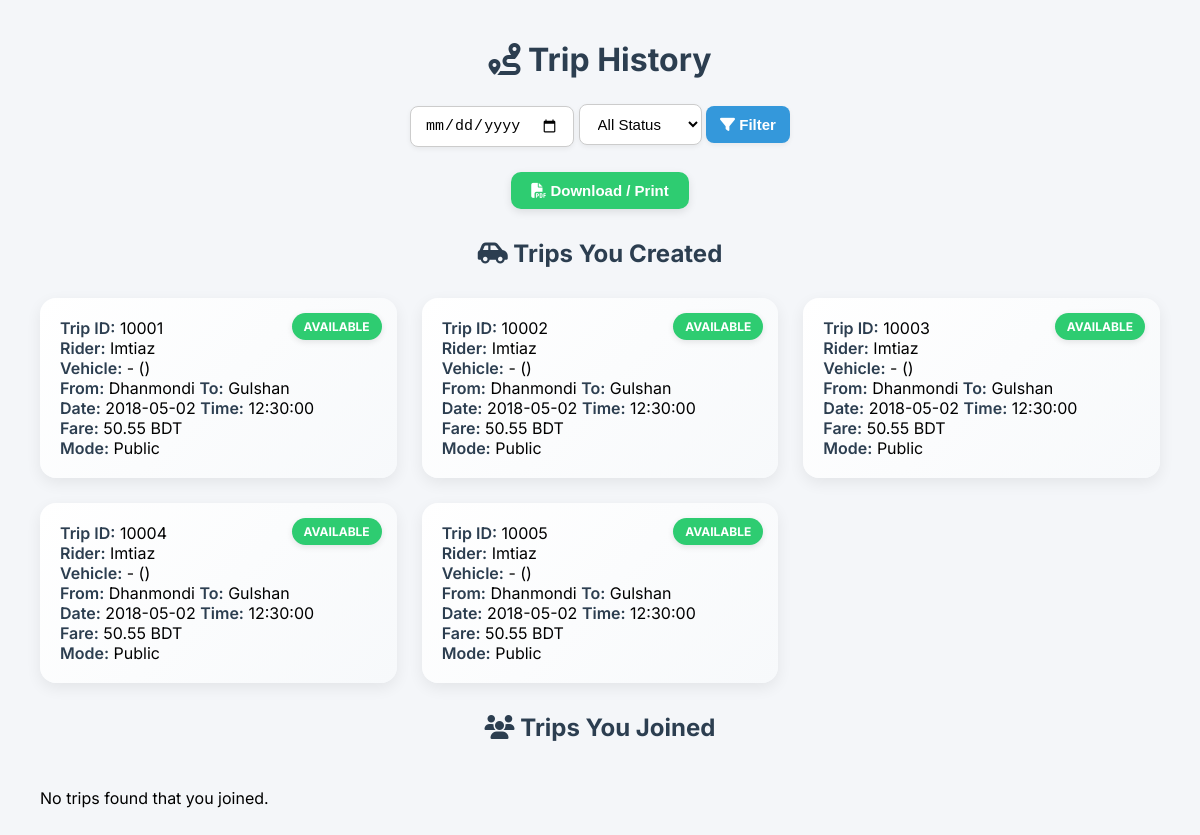
Page /backend/trip_history.php (signed in) on the earlier database version.
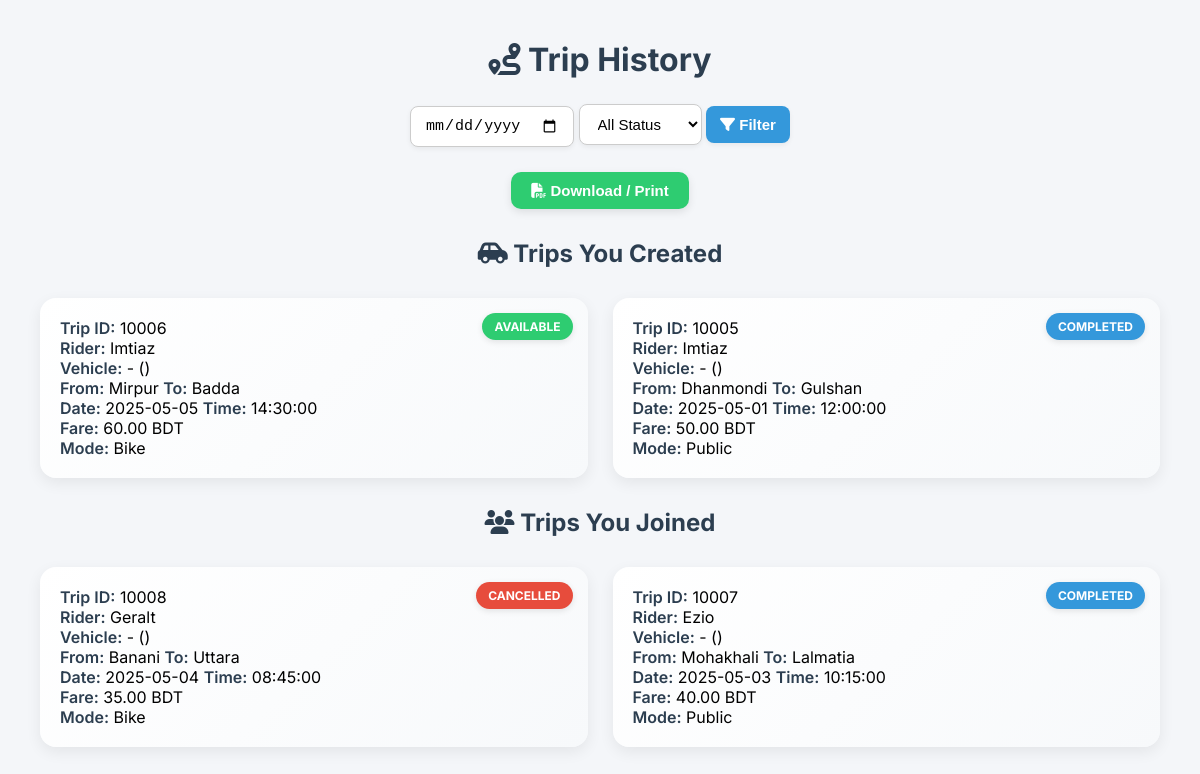
Same page on the later database version.
### tables this page shows
CREATE TABLE Trips (
    Trip_ID INT PRIMARY KEY AUTO_INCREMENT,
    Student_ID VARCHAR(20),
    where_loc VARCHAR(50),
    Capacity INT,
    Time TIME,
    Date DATE,
    Fare DECIMAL(5,2),
    Meet_up_location VARCHAR(100),
    Mode_of_Commute VARCHAR(30),
    trip_status VARCHAR(30),
    to_loc VARCHAR(50),
    Used_capacity INT,
    FOREIGN KEY (Student_ID) REFERENCES User(Student_ID) ON DELETE SET NULL,
    FOREIGN KEY (where_loc) REFERENCES Locations(area_locations) ON DELETE SET NULL,
    FOREIGN KEY (to_loc) REFERENCES Locations(area_locations) ON DELETE SET NULL
)AUTO_INCREMENT=10001;

CREATE TABLE User (
    Student_ID VARCHAR(20) PRIMARY KEY,
    Name VARCHAR(100) NOT NULL,
    Gsuite_Email VARCHAR(100) UNIQUE NOT NULL,
    Scanned_ID VARCHAR(255),
    Semester VARCHAR(20),
    Department VARCHAR(50),
    Thana VARCHAR(50),
    Phone_Number VARCHAR(15),  
    Password VARCHAR(100) NOT NULL,
    Address VARCHAR(255),      
    Gender VARCHAR(10)        
);

### backend/trip_history.php (the view, shortened to what this page needs)
<?php
include 'db_connection.php';
$loggedInID = $_SESSION["User_ID"];
$dateFilter = mysqli_real_escape_string($conn, $_GET['date'] ?? '');
$filterSQL = "";
$ownTripsQuery = "
    SELECT t.*, u.Name, pv.Vehicle_Type, pv.Model_Name, pv.Vehicle_Number
    FROM Trips t
    LEFT JOIN User u ON t.Student_ID = u.Student_ID
    LEFT JOIN Private_Vehicle pv ON pv.Owner_ID = t.Student_ID
    WHERE t.Student_ID = '$loggedInID' $filterSQL
    ORDER BY t.Date DESC, t.Time DESC
";
$joinedTripsQuery = "
    SELECT t.*, u.Name, pv.Vehicle_Type, pv.Model_Name, pv.Vehicle_Number
    FROM Trips t
    JOIN Trip_Joiners tj ON t.Trip_ID = tj.Trip_ID
    LEFT JOIN User u ON t.Student_ID = u.Student_ID
    LEFT JOIN Private_Vehicle pv ON pv.Owner_ID = t.Student_ID
    WHERE tj.Student_ID = '$loggedInID' $filterSQL
    ORDER BY t.Date DESC, t.Time DESC
";
$ownTripsResult = mysqli_query($conn, $ownTripsQuery);
$joinedTripsResult = mysqli_query($conn, $joinedTripsQuery);
?>
<!DOCTYPE html>
<html lang="en">
<head>
    <link rel="stylesheet" href="css/trip_history.css">
    <link rel="stylesheet" href="https://cdnjs.cloudflare.com/ajax/libs/font-awesome/6.5.0/css/all.min.css">
</head>
<body>
<h1><i class="fas fa-route"></i> Trip History</h1>
<div class="filters">
    <form method="get">
        <input type="date" name="date" value="<?= htmlspecialchars($dateFilter) ?>">
        <select name="status">
            <option value="">All Status</option>
        </select>
        <button type="submit"><i class="fas fa-filter"></i> Filter</button>
    </form>
</div>
<div class="button-group">
    <button onclick="window.print()" class="print-btn"><i class="fas fa-file-pdf"></i> Download / Print</button>
</div>
<h2><i class="fas fa-car-side"></i> Trips You Created</h2>
<div class="history-container">
    <?php if (mysqli_num_rows($ownTripsResult) === 0) { ?>
        <p>No trips found that you created.</p>
    <?php } else {
        while ($trip = mysqli_fetch_assoc($ownTripsResult)) { ?>
            <div class="history-card">
                <div class="badge <?= $trip['trip_status'] ?>"><?= $trip['trip_status'] ?></div>
                <strong>Trip ID:</strong> <?= $trip['Trip_ID'] ?><br>
                <strong>Rider:</strong> <?= $trip['Name'] ?><br>
                <strong>Vehicle:</strong> <?= $trip['Vehicle_Type'] ?> - <?= $trip['Model_Name'] ?> (<?= $trip['Vehicle_Number'] ?>)<br>
                <strong>From:</strong> <?= $trip['where_loc'] ?> <strong>To:</strong> <?= $trip['to_loc'] ?><br>
                <strong>Date:</strong> <?= $trip['Date'] ?> <strong>Time:</strong> <?= $trip['Time'] ?><br>
                <strong>Fare:</strong> <?= $trip['Fare'] ?> BDT<br>
                <strong>Mode:</strong> <?= $trip['Mode_of_Commute'] ?><br>
            </div>
    <?php } } ?>
</div>
<h2><i class="fas fa-users"></i> Trips You Joined</h2>
<div class="history-container">
    <?php if (mysqli_num_rows($joinedTripsResult) === 0) { ?>
        <p>No trips found that you joined.</p>
    <?php } else {
        while ($trip = mysqli_fetch_assoc($joinedTripsResult)) { ?>
            <div class="history-card">
                <div class="badge <?= $trip['trip_status'] ?>"><?= $trip['trip_status'] ?></div>
                <strong>Trip ID:</strong> <?= $trip['Trip_ID'] ?><br>
                <strong>Rider:</strong> <?= $trip['Name'] ?><br>
                <strong>Vehicle:</strong> <?= $trip['Vehicle_Type'] ?> - <?= $trip['Model_Name'] ?> (<?= $trip['Vehicle_Number'] ?>)<br>
                <strong>From:</strong> <?= $trip['where_loc'] ?> <strong>To:</strong> <?= $trip['to_loc'] ?><br>
                <strong>Date:</strong> <?= $trip['Date'] ?> <strong>Time:</strong> <?= $trip['Time'] ?><br>
                <strong>Fare:</strong> <?= $trip['Fare'] ?> BDT<br>
                <strong>Mode:</strong> <?= $trip['Mode_of_Commute'] ?><br>
            </div>
    <?php } } ?>
</div>
</body>
</html>

Differences in the rows shown:
no longer on this page (row edited): trips: trip_status "AVAILABLE", Trip_ID "10001", Student_ID.Name "Imtiaz", where_loc "Dhanmondi", to_loc "Gulshan", Date "2018-05-02", Time "12:30:00", Fare "50.55", Mode_of_Commute "Public", shown under "Trips You Created"
no longer on this page (row edited): trips: trip_status "AVAILABLE", Trip_ID "10002", Student_ID.Name "Imtiaz", where_loc "Dhanmondi", to_loc "Gulshan", Date "2018-05-02", Time "12:30:00", Fare "50.55", Mode_of_Commute "Public", shown under "Trips You Created"
no longer on this page (row edited): trips: trip_status "AVAILABLE", Trip_ID "10003", Student_ID.Name "Imtiaz", where_loc "Dhanmondi", to_loc "Gulshan", Date "2018-05-02", Time "12:30:00", Fare "50.55", Mode_of_Commute "Public", shown under "Trips You Created"
no longer on this page (row edited): trips: trip_status "AVAILABLE", Trip_ID "10004", Student_ID.Name "Imtiaz", where_loc "Dhanmondi", to_loc "Gulshan", Date "2018-05-02", Time "12:30:00", Fare "50.55", Mode_of_Commute "Public", shown under "Trips You Created"
now on this page (row edited): trips: trip_status "AVAILABLE", Trip_ID "10006", Student_ID.Name "Imtiaz", where_loc "Mirpur", to_loc "Badda", Date "2025-05-05", Time "14:30:00", Fare "60.00", Mode_of_Commute "Bike", shown under "Trips You Created"
changed trips "Dhanmondi": trip_status "AVAILABLE" → "COMPLETED"; Date "2018-05-02" → "2025-05-01"; Time "12:30:00" → "12:00:00"; Fare "50.55" → "50.00"
now on this page (row edited): trips: trip_status "CANCELLED", Trip_ID "10008", Student_ID.Name "Geralt", where_loc "Banani", to_loc "Uttara", Date "2025-05-04", Time "08:45:00", Fare "35.00", Mode_of_Commute "Bike", shown under "Trips You Joined"
now on this page (row edited): trips: trip_status "COMPLETED", Trip_ID "10007", Student_ID.Name "Ezio", where_loc "Mohakhali", to_loc "Lalmatia", Date "2025-05-03", Time "10:15:00", Fare "40.00", Mode_of_Commute "Public", shown under "Trips You Joined"
Other differences:
text no longer shown: "No trips found that you joined."
